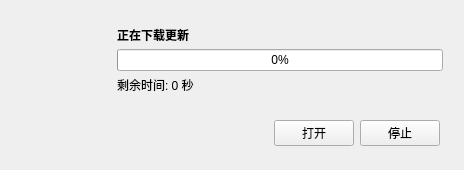
<?xml version="1.0" encoding="UTF-8"?>
<ui version="4.0">
 <class>Downloader</class>
 <widget class="QWidget" name="Downloader">
  <property name="geometry">
   <rect>
    <x>0</x>
    <y>0</y>
    <width>464</width>
    <height>167</height>
   </rect>
  </property>
  <property name="sizePolicy">
   <sizepolicy hsizetype="Minimum" vsizetype="Minimum">
    <horstretch>0</horstretch>
    <verstretch>0</verstretch>
   </sizepolicy>
  </property>
  <property name="windowTitle">
   <string>圈图更新</string>
  </property>
  <layout class="QVBoxLayout" name="verticalLayout">
   <property name="spacing">
    <number>0</number>
   </property>
   <property name="leftMargin">
    <number>12</number>
   </property>
   <property name="topMargin">
    <number>12</number>
   </property>
   <property name="rightMargin">
    <number>12</number>
   </property>
   <property name="bottomMargin">
    <number>12</number>
   </property>
   <item>
    <widget class="QWidget" name="widget" native="true">
     <layout class="QHBoxLayout" name="horizontalLayout">
      <property name="spacing">
       <number>0</number>
      </property>
      <property name="leftMargin">
       <number>0</number>
      </property>
      <property name="topMargin">
       <number>0</number>
      </property>
      <property name="rightMargin">
       <number>0</number>
      </property>
      <property name="bottomMargin">
       <number>0</number>
      </property>
      <item>
       <widget class="QLabel" name="updater_icon">
        <property name="minimumSize">
         <size>
          <width>96</width>
          <height>96</height>
         </size>
        </property>
        <property name="text">
         <string/>
        </property>
        <property name="pixmap">
         <pixmap resource="../../qml.qrc">:/images/icon/listrefresh.png</pixmap>
        </property>
       </widget>
      </item>
      <item>
       <widget class="QWidget" name="progressFrame" native="true">
        <layout class="QVBoxLayout" name="verticalLayout_2">
         <property name="spacing">
          <number>0</number>
         </property>
         <item>
          <widget class="QLabel" name="downloadLabel">
           <property name="font">
            <font>
             <weight>75</weight>
             <bold>true</bold>
            </font>
           </property>
           <property name="text">
            <string>正在下载更新</string>
           </property>
          </widget>
         </item>
         <item>
          <widget class="QProgressBar" name="progressBar">
           <property name="minimumSize">
            <size>
             <width>320</width>
             <height>0</height>
            </size>
           </property>
           <property name="value">
            <number>0</number>
           </property>
           <property name="invertedAppearance">
            <bool>false</bool>
           </property>
          </widget>
         </item>
         <item>
          <widget class="QLabel" name="timeLabel">
           <property name="text">
            <string>剩余时间: 0 秒</string>
           </property>
          </widget>
         </item>
        </layout>
       </widget>
      </item>
     </layout>
    </widget>
   </item>
   <item>
    <widget class="QWidget" name="buttonFrame" native="true">
     <layout class="QHBoxLayout" name="horizontalLayout_2">
      <property name="leftMargin">
       <number>12</number>
      </property>
      <property name="topMargin">
       <number>12</number>
      </property>
      <property name="rightMargin">
       <number>12</number>
      </property>
      <property name="bottomMargin">
       <number>12</number>
      </property>
      <item>
       <spacer name="buttonSpacer">
        <property name="orientation">
         <enum>Qt::Horizontal</enum>
        </property>
        <property name="sizeHint" stdset="0">
         <size>
          <width>40</width>
          <height>20</height>
         </size>
        </property>
       </spacer>
      </item>
      <item>
       <widget class="QPushButton" name="openButton">
        <property name="text">
         <string>打开</string>
        </property>
       </widget>
      </item>
      <item>
       <widget class="QPushButton" name="stopButton">
        <property name="text">
         <string>停止</string>
        </property>
       </widget>
      </item>
     </layout>
    </widget>
   </item>
  </layout>
 </widget>
 <resources>
  <include location="../../qml.qrc"/>
 </resources>
 <connections/>
</ui>
